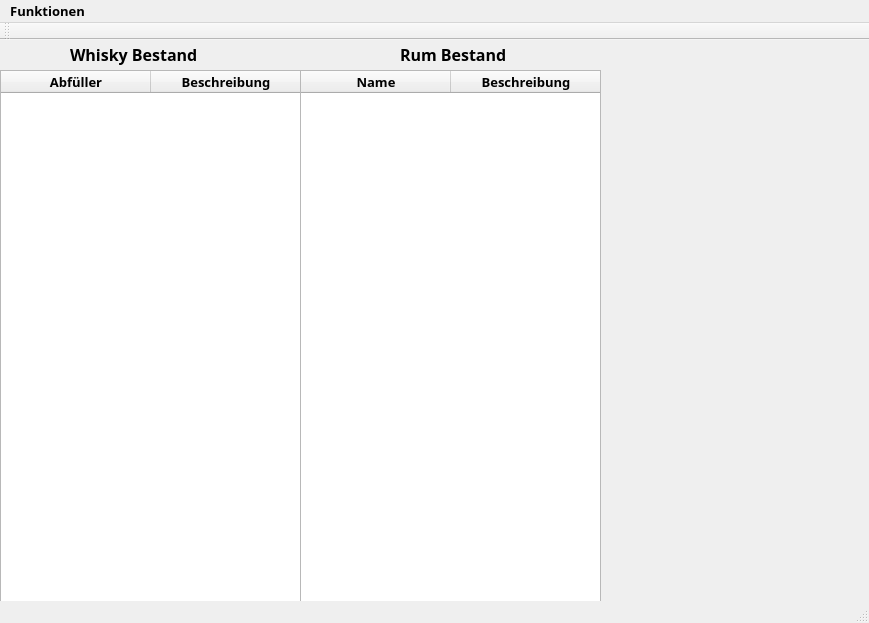
<?xml version="1.0" encoding="UTF-8"?>
<ui version="4.0">
 <class>MainWindow</class>
 <widget class="QMainWindow" name="MainWindow">
  <property name="geometry">
   <rect>
    <x>0</x>
    <y>0</y>
    <width>869</width>
    <height>623</height>
   </rect>
  </property>
  <property name="windowTitle">
   <string>MainWindow</string>
  </property>
  <widget class="QWidget" name="centralWidget">
   <widget class="QTableWidget" name="WhiskyTabelle">
    <property name="geometry">
     <rect>
      <x>0</x>
      <y>30</y>
      <width>301</width>
      <height>550</height>
     </rect>
    </property>
    <property name="font">
     <font>
      <family>Arial Black</family>
      <pointsize>10</pointsize>
      <weight>75</weight>
      <bold>true</bold>
     </font>
    </property>
    <property name="verticalScrollBarPolicy">
     <enum>Qt::ScrollBarAsNeeded</enum>
    </property>
    <property name="horizontalScrollBarPolicy">
     <enum>Qt::ScrollBarAlwaysOff</enum>
    </property>
    <property name="sizeAdjustPolicy">
     <enum>QAbstractScrollArea::AdjustIgnored</enum>
    </property>
    <property name="editTriggers">
     <set>QAbstractItemView::SelectedClicked</set>
    </property>
    <attribute name="horizontalHeaderMinimumSectionSize">
     <number>28</number>
    </attribute>
    <attribute name="horizontalHeaderDefaultSectionSize">
     <number>150</number>
    </attribute>
    <attribute name="verticalHeaderMinimumSectionSize">
     <number>22</number>
    </attribute>
    <attribute name="verticalHeaderDefaultSectionSize">
     <number>30</number>
    </attribute>
    <column>
     <property name="text">
      <string>Abfüller</string>
     </property>
     <property name="font">
      <font>
       <family>Arial Black</family>
       <pointsize>10</pointsize>
       <weight>75</weight>
       <bold>true</bold>
      </font>
     </property>
    </column>
    <column>
     <property name="text">
      <string>Beschreibung</string>
     </property>
     <property name="font">
      <font>
       <family>Arial Black</family>
       <pointsize>10</pointsize>
       <weight>75</weight>
       <bold>true</bold>
      </font>
     </property>
    </column>
   </widget>
   <widget class="QTableWidget" name="RumTabelle">
    <property name="geometry">
     <rect>
      <x>300</x>
      <y>30</y>
      <width>301</width>
      <height>550</height>
     </rect>
    </property>
    <property name="font">
     <font>
      <family>Arial Black</family>
      <pointsize>10</pointsize>
      <weight>75</weight>
      <bold>true</bold>
     </font>
    </property>
    <property name="verticalScrollBarPolicy">
     <enum>Qt::ScrollBarAsNeeded</enum>
    </property>
    <property name="horizontalScrollBarPolicy">
     <enum>Qt::ScrollBarAlwaysOff</enum>
    </property>
    <property name="editTriggers">
     <set>QAbstractItemView::SelectedClicked</set>
    </property>
    <attribute name="horizontalHeaderDefaultSectionSize">
     <number>150</number>
    </attribute>
    <column>
     <property name="text">
      <string>Name</string>
     </property>
     <property name="font">
      <font>
       <family>Arial Black</family>
       <pointsize>10</pointsize>
       <weight>75</weight>
       <bold>true</bold>
      </font>
     </property>
    </column>
    <column>
     <property name="text">
      <string>Beschreibung</string>
     </property>
     <property name="font">
      <font>
       <family>Arial Black</family>
       <pointsize>10</pointsize>
       <weight>75</weight>
       <bold>true</bold>
      </font>
     </property>
    </column>
   </widget>
   <widget class="QLabel" name="VarLabel1_9">
    <property name="geometry">
     <rect>
      <x>70</x>
      <y>0</y>
      <width>171</width>
      <height>29</height>
     </rect>
    </property>
    <property name="font">
     <font>
      <family>Arial Black</family>
      <pointsize>12</pointsize>
      <weight>75</weight>
      <bold>true</bold>
     </font>
    </property>
    <property name="text">
     <string>Whisky Bestand</string>
    </property>
   </widget>
   <widget class="QLabel" name="VarLabel1_10">
    <property name="geometry">
     <rect>
      <x>400</x>
      <y>0</y>
      <width>131</width>
      <height>29</height>
     </rect>
    </property>
    <property name="font">
     <font>
      <family>Arial Black</family>
      <pointsize>12</pointsize>
      <weight>75</weight>
      <bold>true</bold>
     </font>
    </property>
    <property name="text">
     <string>Rum Bestand</string>
    </property>
   </widget>
  </widget>
  <widget class="QMenuBar" name="menuBar">
   <property name="geometry">
    <rect>
     <x>0</x>
     <y>0</y>
     <width>869</width>
     <height>24</height>
    </rect>
   </property>
   <property name="font">
    <font>
     <family>Arial Black</family>
     <pointsize>10</pointsize>
     <weight>75</weight>
     <bold>true</bold>
    </font>
   </property>
   <widget class="QMenu" name="menuDatei_einlesen">
    <property name="font">
     <font>
      <family>Arial Black</family>
      <pointsize>10</pointsize>
      <weight>75</weight>
      <bold>true</bold>
     </font>
    </property>
    <property name="title">
     <string>Funktionen</string>
    </property>
    <addaction name="actionDatei_einlesen"/>
    <addaction name="actionAlle_Rum"/>
    <addaction name="actionNeuen_Whisky_hinzuf_gen"/>
    <addaction name="actionSpirituose_bearbeiten"/>
    <addaction name="actionProgramm_beenden"/>
   </widget>
   <addaction name="menuDatei_einlesen"/>
  </widget>
  <widget class="QToolBar" name="mainToolBar">
   <attribute name="toolBarArea">
    <enum>TopToolBarArea</enum>
   </attribute>
   <attribute name="toolBarBreak">
    <bool>false</bool>
   </attribute>
  </widget>
  <widget class="QStatusBar" name="statusBar"/>
  <action name="actionProgramm_beenden">
   <property name="text">
    <string>Programm beenden</string>
   </property>
   <property name="font">
    <font>
     <family>Arial Black</family>
     <pointsize>10</pointsize>
     <weight>75</weight>
     <bold>true</bold>
    </font>
   </property>
  </action>
  <action name="actionNeuen_Whisky_hinzuf_gen">
   <property name="text">
    <string>Neue Spirituose hinzufügen</string>
   </property>
   <property name="font">
    <font>
     <family>Arial Black</family>
     <pointsize>10</pointsize>
     <weight>75</weight>
     <bold>true</bold>
    </font>
   </property>
  </action>
  <action name="actionNeuen_Rum_hinzuf_gen">
   <property name="text">
    <string>Neuen Rum hinzufügen</string>
   </property>
  </action>
  <action name="actionSpirituose_bearbeiten">
   <property name="text">
    <string>Spirituose bearbeiten</string>
   </property>
   <property name="font">
    <font>
     <family>Arial Black</family>
     <pointsize>10</pointsize>
     <weight>75</weight>
     <bold>true</bold>
    </font>
   </property>
  </action>
  <action name="actionDatei_einlesen">
   <property name="text">
    <string>Alle Whisky</string>
   </property>
   <property name="font">
    <font>
     <family>Arial Black</family>
     <pointsize>10</pointsize>
     <weight>75</weight>
     <bold>true</bold>
    </font>
   </property>
  </action>
  <action name="actionAlle_Rum">
   <property name="text">
    <string>Alle Rume</string>
   </property>
   <property name="font">
    <font>
     <family>Arial Black</family>
     <pointsize>10</pointsize>
     <weight>75</weight>
     <bold>true</bold>
    </font>
   </property>
  </action>
  <action name="actionNeue_Bewertung_hinzuf_gen">
   <property name="text">
    <string>Neue Bewertung hinzufügen</string>
   </property>
  </action>
 </widget>
 <layoutdefault spacing="6" margin="11"/>
 <resources/>
 <connections/>
</ui>
